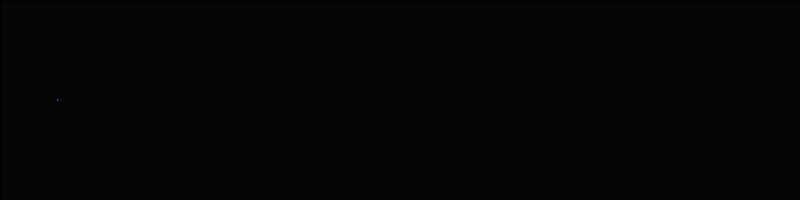
Frame 1 (no input)
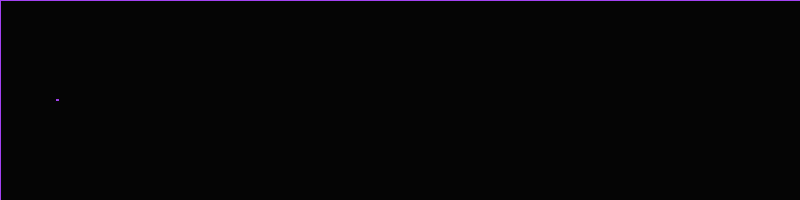
Frame 60 (the mouse pressed at the canvas centre just before this capture)
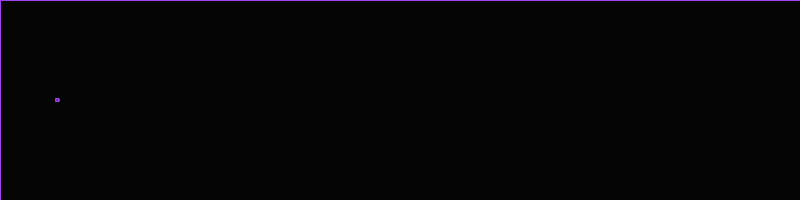
Frame 120 (the mouse held since frame 60 and released just before this capture)

The Processing sketch that drew these frames (run headless with seeded random() and noise(); from frame 60 on, the mouse is pressed at the canvas centre):

// Processing sketch: processing_155779
// ── processing_155779.pde

Moon moon0;
Moon moon1;
Moon moon2;
Moon moon3;
Moon moon4;
Moon moon5;
Moon moon6;
Moon moon7;

float nomoons = 7; //the number of "moons" spread across the width of the window.
float wave = 1000; //sets the speed that the expanding wave moves across the ellipses, in ms
int numberlines = 3; //number of lines per frame in expanding moons

void setup()
{
  size(800, 200);
  smooth();
  background (5);
  frameRate(60);
  wave = wave * ((frameRate * 0.001) * frameRate); //convert wave to frames independent of frame weight.
  moon0 = new Moon(0);//Moon has identifying argument.
  moon1 = new Moon(1);
  moon2 = new Moon(2);
  moon3 = new Moon(3);
  moon4 = new Moon(4);
  moon5 = new Moon(5);
  moon6 = new Moon(6);
  moon7 = new Moon(7);
}

void draw(){
  fill(0, 10); //creates an almost opaque background on each frame to create motion illusion.
  rect(0, 0, width, height); //the background is the size of the drawing screen.
  moon0.create();
  moon1.create();
  moon2.create();
  moon3.create();
  moon4.create();
  moon5.create();
  moon6.create();
  moon7.create();
}

class Moon { //DEFINE CLASS

  float direction = 1; 
  float dia;
  float max;
  float xoffset = (width / nomoons);
  float yoffset = (height / 2); //moons are always in the center of the screen
  float delay;
  float moono;
  float red = random(255);
  float green = random(255);
  float blue = random(255);
  float cycle;
  
Moon(int moonoa) { //CONSTRUCTOR
  max = width / (2 * nomoons);
  moono = moonoa;
  xoffset = (moono * xoffset) + max;
  delay = moono * (wave / nomoons); //ensures that the expansion triggers in the correct order (left to right)
  cycle = (max / wave); //amount that the circle needs to expand per frame to reach the maximum diameter in the designated time.
}

  void create() {

  float time = frameCount;
  float reddir = int(random(1)); //decide between 0 and 1, save it in the variable.
  float greendir = int(random(1));
  float bluedir = int(random(1));
  
  if (time >= delay) {//doesn't start drawing process until 
    dia += cycle * direction;
      if (abs(dia) > (max - 0.01)) {//near maximum, change direction.
        direction = -direction;
        
        //the following section makes each RGB color value walk up or down by 1 in each frame.
        
        if (reddir == 0) {
          red -= 1;
        }
        else {
          red += 1;
        }
         if (greendir == 0) {
          green -= 1;
        }
        else {
          green += 1;
        }
         if (bluedir == 0) {
          blue -= 1;
        }
        else {
          blue += 1;
        }
    }

  stroke (abs(red), abs(green), abs(blue), 255); //take absolute value of numbers in case they drop below 0.
  
  ellipseMode(RADIUS);
  strokeWeight(0.5);
  ellipse(xoffset, yoffset, dia, dia); //make a circle
  strokeWeight (random (0.3, 1.0));
  float angle1 = random (TWO_PI), angle2 = random (TWO_PI);
  for (int i = 0; i < numberlines; i++) { //make lines that span across the circle's circumfrence. Smaller number for numberlines = less chaotic, but quicker frame rate
    PVector p1 = new PVector (xoffset + cos (angle1) * dia, yoffset + sin (angle1) * dia);
    PVector p2 = new PVector (xoffset + cos (angle2) * dia, yoffset + sin (angle2) * dia);
    line (p1.x, p1.y, p2.x, p2.y);
   }
  }
  }
 }
 
